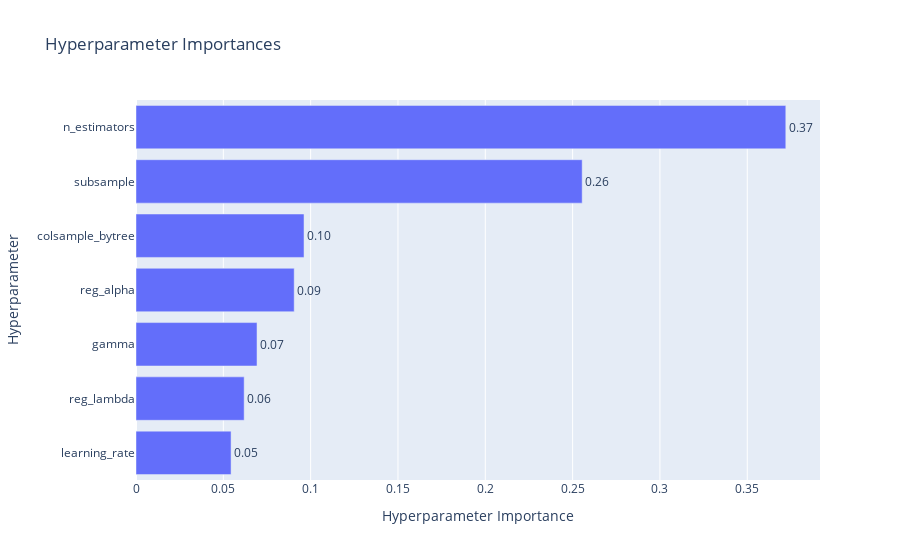

Notebook cell for this chart:
### Code cell
optuna.visualization.plot_param_importances(study)

### Figure 1 — Plotly figure (JSON) as saved in the notebook; plotly's stock layout.template omitted (floating-point values rounded to 4 significant figures)
{"data": [{"cliponaxis": false, "hovertemplate": ["learning_rate (FloatDistribution): 0.05443361532036098<extra></extra>", "reg_lambda (FloatDistribution): 0.06193316269556004<extra></extra>", "gamma (FloatDistribution): 0.06929683410257328<extra></extra>", "reg_alpha (FloatDistribution): 0.09057603656584454<extra></extra>", "colsample_bytree (FloatDistribution): 0.09621222464697675<extra></extra>", "subsample (FloatDistribution): 0.25547922029936027<extra></extra>", "n_estimators (IntDistribution): 0.37206890636932416<extra></extra>"], "name": "Objective Value", "orientation": "h", "text": ["0.05", "0.06", "0.07", "0.09", "0.10", "0.26", "0.37"], "textposition": "outside", "type": "bar", "x": [0.05443, 0.06193, 0.0693, 0.09058, 0.09621, 0.2555, 0.3721], "y": ["learning_rate", "reg_lambda", "gamma", "reg_alpha", "colsample_bytree", "subsample", "n_estimators"]}], "layout": {"title": {"text": "Hyperparameter Importances"}, "xaxis": {"title": {"text": "Hyperparameter Importance"}}, "yaxis": {"title": {"text": "Hyperparameter"}}}}
